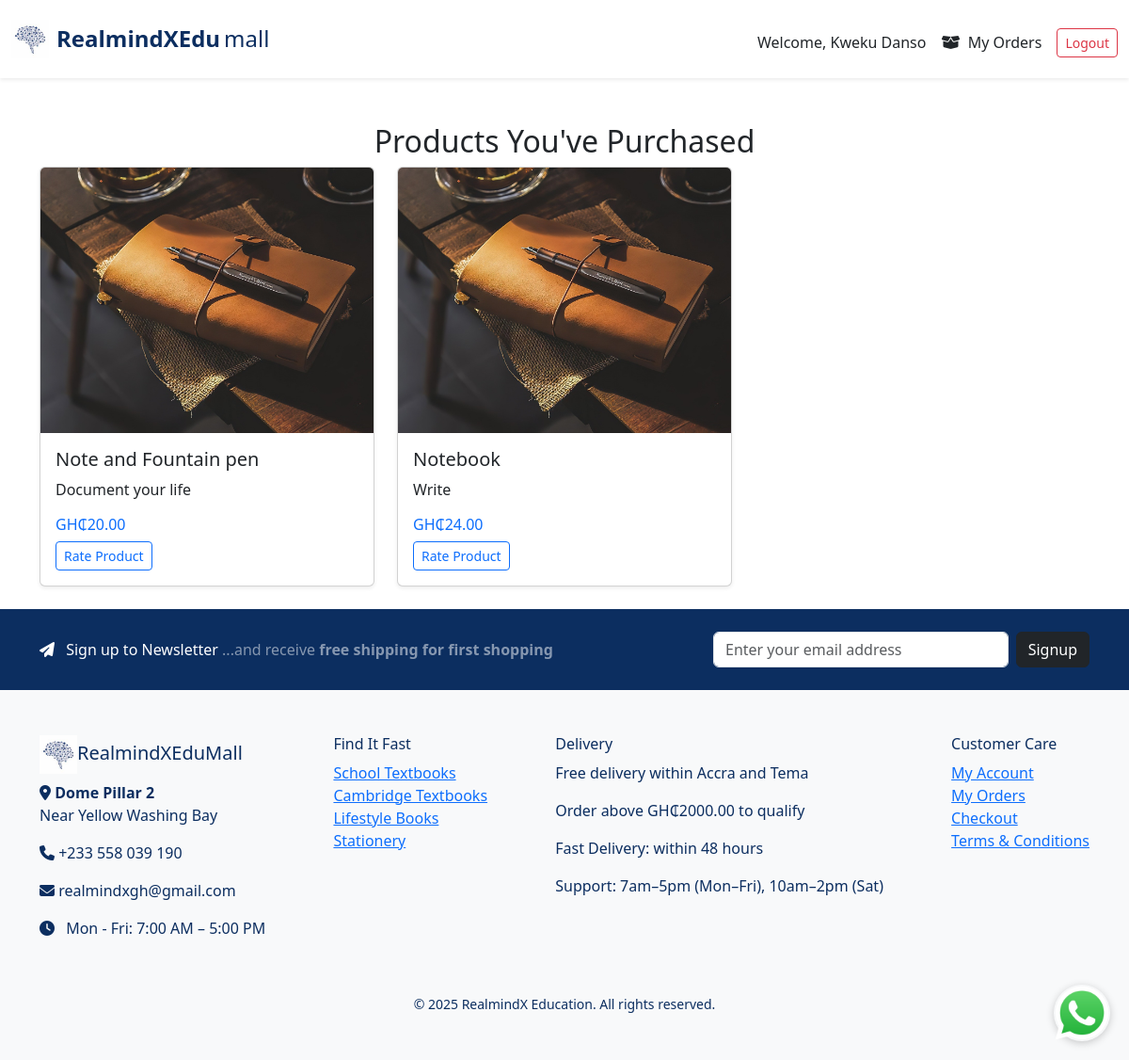
Before: /my-products (signed in) with the older database file.
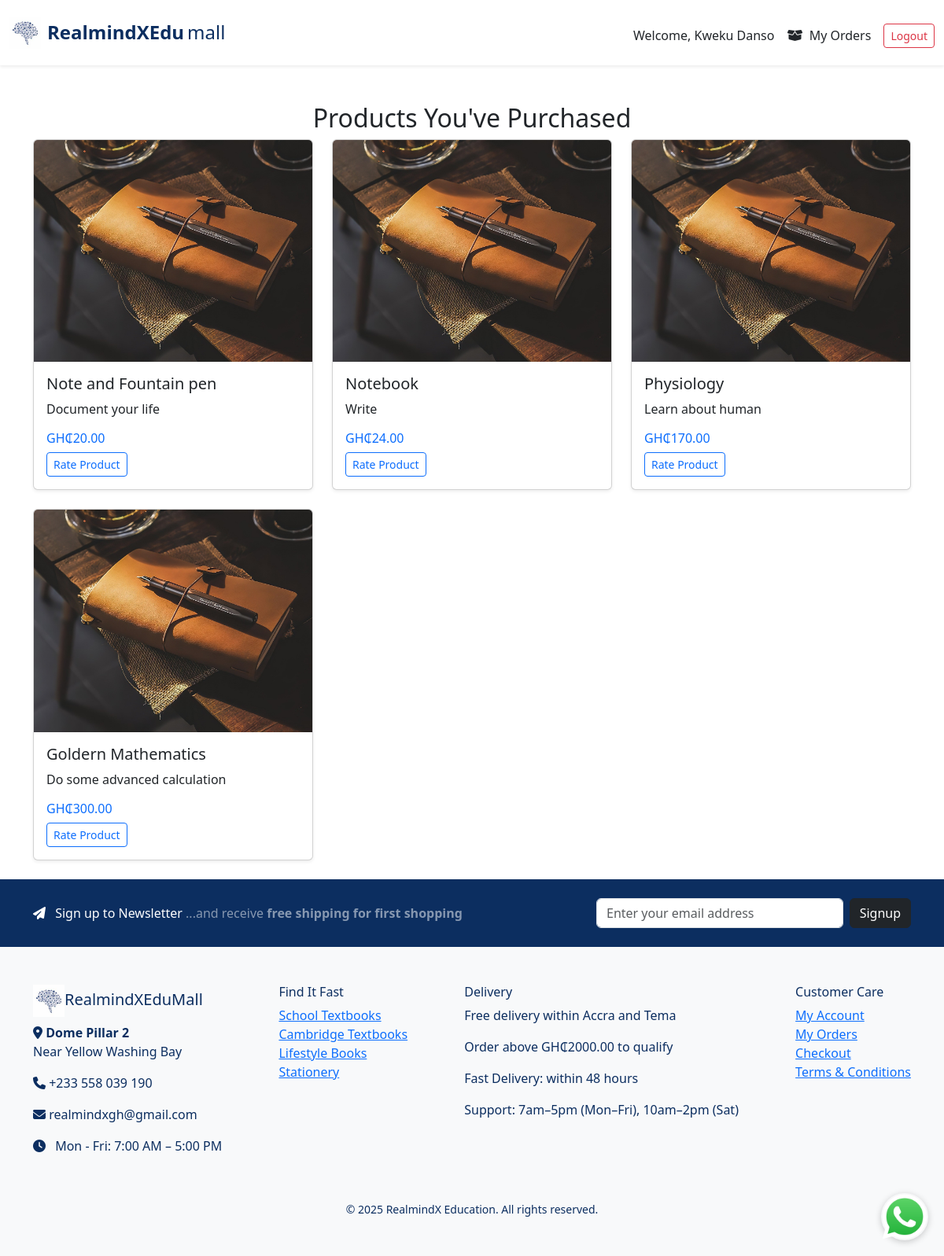
After: the same page with the newer database file.
### e_commerce/models/products.py (models this page shows, shortened)
class Product(db.Model):
    __tablename__ = 'product'  # Optional, but makes FK references safer
    id = db.Column(db.Integer, primary_key=True)
    name = db.Column(db.String(120), nullable=False)
    description = db.Column(db.Text, nullable=False)
    price = db.Column(db.Float, nullable=False)
    discount_percentage = db.Column(db.Float, default=0.0)
    image_filename = db.Column(db.String(120))
    in_stock = db.Column(db.Boolean, default=True)
    date_created = db.Column(db.DateTime, default=datetime.utcnow)
    author = db.Column(db.String(120), nullable=True)
    brand = db.Column(db.String(120), nullable=True)
    grade = db.Column(db.String(50), nullable=True)
    level = db.Column(db.String(50), nullable=True)
    subject = db.Column(db.String(100), nullable=True)
    ratings = db.relationship('ProductRating', back_populates='product', lazy=True)
    category_id = db.Column(db.Integer, db.ForeignKey('category.id'))
    category = db.relationship('Category', back_populates='products')
    order_items = db.relationship('OrderItem', backref='product', lazy=True)

### e_commerce/routes/main_routes.py (the view)
@main_bp.route('/my-products')
@login_required
def purchased_products():
    purchased_items = (
        db.session.query(Product)
        .join(OrderItem)
        .join(Order)
        .filter(Order.user_id == current_user.id)
        .distinct()
        .all()
    )
    return render_template('my_products.html', products=purchased_items)

### e_commerce/templates/my_products.html
{% extends 'index.html' %}
{% block content %}
<div class="container mt-5">
  <h2 class="text-center">Products You've Purchased</h2>
  <div class="row">
    {% for product in products %}
      <div class="col-md-4">
        <div class="card mb-4 shadow-sm">
          <img src="{{ url_for('static', filename='uploads/' + product.image_filename) }}" class="card-img-top" alt="{{ product.name }}">
          <div class="card-body">
            <h5>{{ product.name }}</h5>
            <p>{{ product.description }}</p>
            <h6 class="text-primary">GH₵{{ '%.2f' % product.price }}</h6>
            <a href="{{ url_for('main.product_detail', product_id=product.id) }}" class="btn btn-outline-primary btn-sm">Rate Product</a>
          </div>
        </div>
      </div>
    {% else %}
      <p>You haven't purchased any products yet.</p>
    {% endfor %}
  </div>
</div>
{% endblock %}

Changed rows visible on the page:
added Product: image_filename (picture), name "Physiology", description "Learn about human", price "170.00"
added Product: image_filename (picture), name "Goldern Mathematics", description "Do some advanced calculation", price "300.00"
